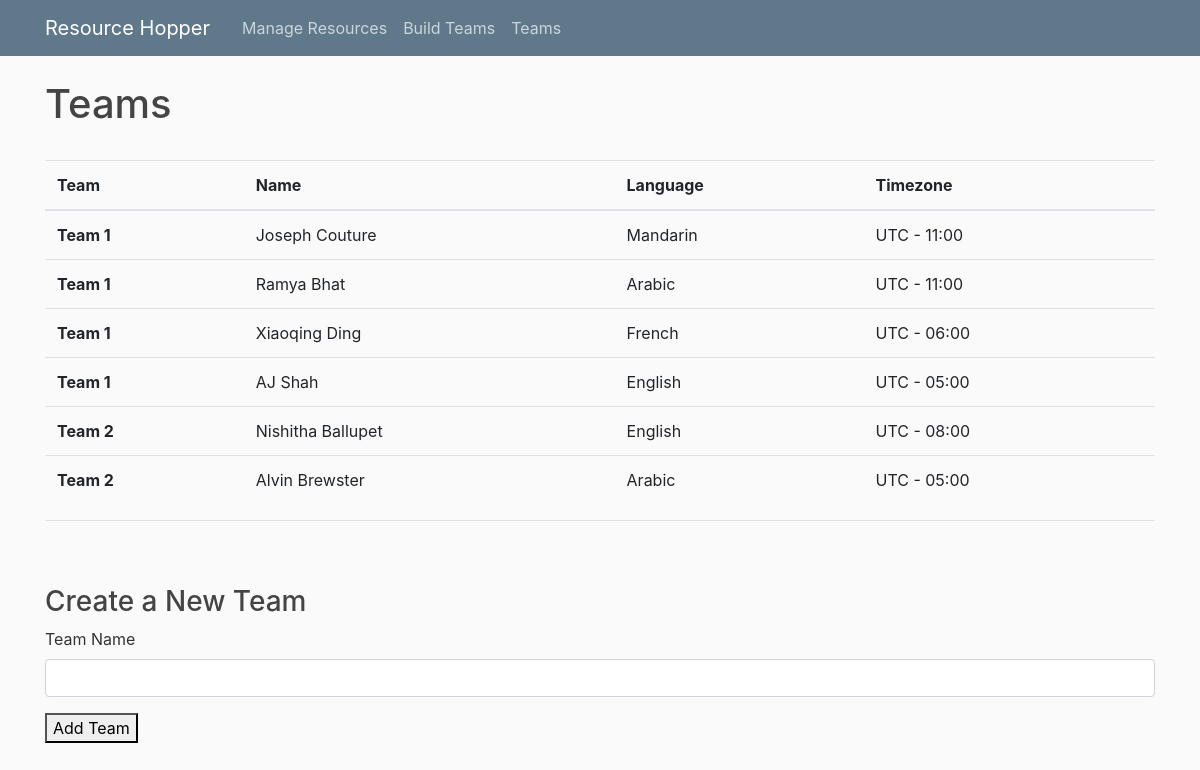
Screenshot of /hopper/teams/ with the database file from the repository.
### resource_hopper/models.py (models this page shows, shortened)
class ProjectTeam(models.Model):
    project_id = models.ForeignKey(Project, db_column='project_id', on_delete=models.CASCADE)
    resource_id = models.ForeignKey(Resource, db_column='resource_id', on_delete=models.CASCADE)
    class Meta:
        unique_together = (("resource_id", "project_id"),)

class Project(models.Model):
    project_id = models.AutoField(primary_key=True)
    manager_id = models.ForeignKey(Manager, db_column='manager_id', on_delete=models.CASCADE, null=True)
    project_description = models.CharField(max_length=64, blank=True, null=True)

class Resource(models.Model):
    resource_id = models.AutoField(primary_key=True)
    resource_lname = models.CharField(max_length=64)
    resource_fname = models.CharField(max_length=64)
    timezone_id = models.ForeignKey(Timezone, db_column='timezone_id', on_delete=models.CASCADE)
    language_id = models.ForeignKey(Language, db_column='language_id', on_delete=models.CASCADE)
    resource_onteam = models.BooleanField(default=False)

class Language(models.Model):
    language_id = models.AutoField(primary_key=True)
    language_name = models.CharField(max_length=64, blank=True, null=True)

class Timezone(models.Model):
    timezone_id = models.AutoField(primary_key=True)
    timezone_name = models.CharField(max_length=64, blank=True, null=True)

### resource_hopper/views.py (the view)
# urls.py: path('teams/', views.teams, name='resource_hopper-teams'),
def teams(request):
	context = {
		'projectteams': ProjectTeam.objects.order_by('project_id'),
		'resource': Resource.objects.all(),
		'skill': Skill.objects.all(),
		'resourceskill': ResourceSkill.objects.all(),
		'addteam': AddTeam(),
	}
	if request.method == 'POST':
		addteam_form = AddTeam(request.POST)
		if addteam_form.is_valid():
			addteam_form.save()
		context['newteam'] = addteam_form.cleaned_data['project_description']
	return render(request, 'resource_hopper/teams.html', context)

### resource_hopper/forms.py
class AddTeam(forms.ModelForm):
	class Meta:
		model = Project
		fields = ('project_description',)
		labels = {
			"project_description": "Team Name",
		}

### resource_hopper/templates/resource_hopper/teams.html (shortened to what this page needs)
{% extends "resource_hopper/base.html" %}
{% block content %}
{% load crispy_forms_tags %}
	<h1>Teams</h1><br>
	<table class="table">
		  <thead>
		    <tr>
		      <th scope="col">Team</th>
		      <th scope="col">Name</th>
		      <th scope="col">Language</th>
		      <th scope="col">Timezone</th>
		    </tr>
		  </thead>
		  <tbody>
				{% for projectteam in projectteams %}
					<tr>
						<th scope="row">{{projectteam.project_id.project_description}}</th>
						<td>{{projectteam.resource_id.resource_fname}} {{projectteam.resource_id.resource_lname}}</td>
						<td>{{projectteam.resource_id.language_id.language_name}}</td>
						<td>{{projectteam.resource_id.timezone_id.timezone_name}}</td>
					</tr>
				{% endfor %}
			</tbody>
	</table>
<hr><br><br>
<h3>Create a New Team</h3>
<form method="post">
	{{ addteam | crispy }}
	<button type="submit">Add Team</button>
{% endblock content %}

### resource_hopper/static/resource_hopper/main.css (style rules this page uses)
body { background: #fafafa; color: #333333; margin-top: 5rem; }
h1, h2, h3, h4, h5, h6 { color: #444444; }

### rows the page displays
ProjectTeam: project_id.project_description "Team 1", resource_id.resource_fname "Joseph", resource_id.resource_lname "Couture", resource_id.language_id.language_name "Mandarin", resource_id.timezone_id.timezone_name "UTC - 11:00"
ProjectTeam: project_id.project_description "Team 1", resource_id.resource_fname "Ramya", resource_id.resource_lname "Bhat", resource_id.language_id.language_name "Arabic", resource_id.timezone_id.timezone_name "UTC - 11:00"
ProjectTeam: project_id.project_description "Team 1", resource_id.resource_fname "Xiaoqing", resource_id.resource_lname "Ding", resource_id.language_id.language_name "French", resource_id.timezone_id.timezone_name "UTC - 06:00"
ProjectTeam: project_id.project_description "Team 1", resource_id.resource_fname "AJ", resource_id.resource_lname "Shah", resource_id.language_id.language_name "English", resource_id.timezone_id.timezone_name "UTC - 05:00"
ProjectTeam: project_id.project_description "Team 2", resource_id.resource_fname "Nishitha", resource_id.resource_lname "Ballupet", resource_id.language_id.language_name "English", resource_id.timezone_id.timezone_name "UTC - 08:00"
ProjectTeam: project_id.project_description "Team 2", resource_id.resource_fname "Alvin", resource_id.resource_lname "Brewster", resource_id.language_id.language_name "Arabic", resource_id.timezone_id.timezone_name "UTC - 05:00"
